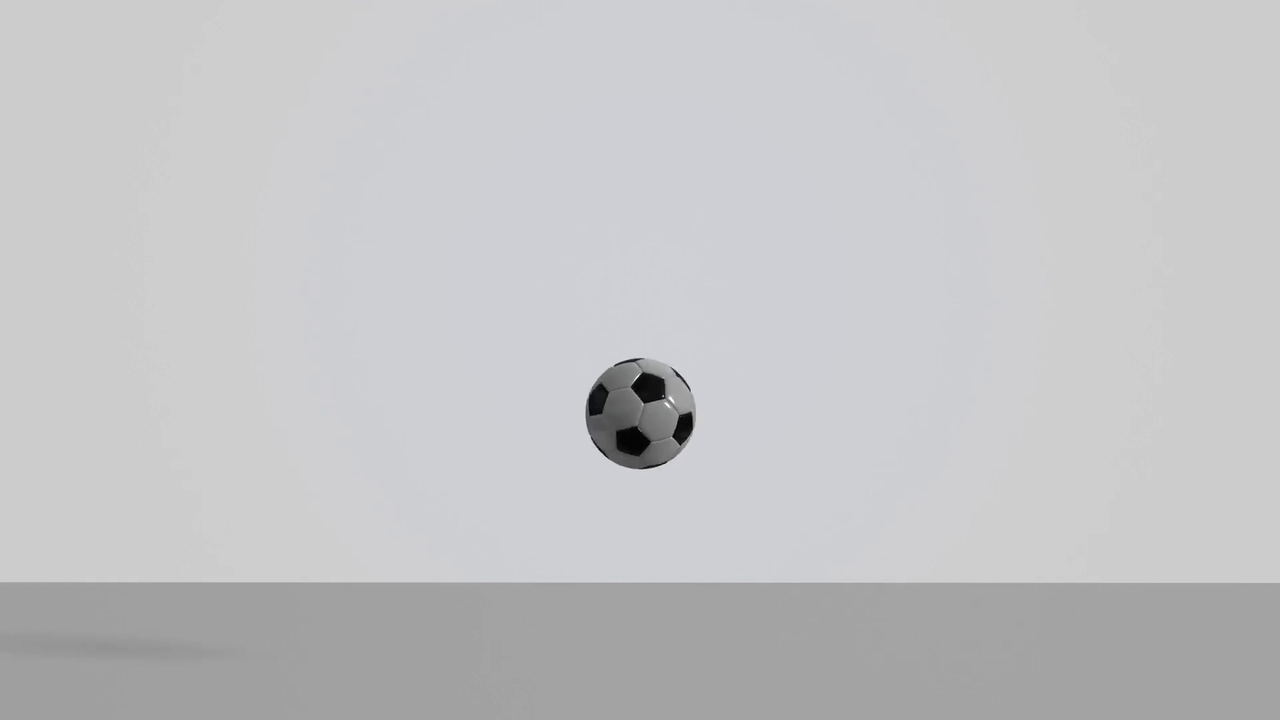
#> input picture frame 15 of selected_object_tracking/ball_1.mp4, 1280 x 720 px, given in place of car_-_2165 (Original).mp4, which was not available
$ python main.py
#> lines starting #> are read from the running program, lines starting #| are printed output that depends on the picture; after the words box and inside, x2 and y2 are one past the last pixel; in counts of white or black regions, pixels touching at a corner belong together; pictures that were not available may be replaced by others from this repository, and a replacement may not be noted
import cv2
import numpy as np

cap = cv2.VideoCapture("car_-_2165 (Original).mp4")
# cap = cv2.VideoCapture("roads_-_1952 (720p).mp4")

# Framedeki son karelerden hareketsiz alanları çıkartır
backgroundObject = cv2.createBackgroundSubtractorMOG2(history=2)
kernel = np.ones((3,3),np.uint8)
kernel2 = None


fourcc = cv2.VideoWriter_fourcc(*'MP4V')
out = cv2.VideoWriter('output.mp4', fourcc, 20.0, (1280, 720))

while True:
    ret, frame = cap.read()
#> frame is the input picture: shape (720, 1280, 3); mean B, G, R 197.8, 196.2, 195.9
    if not ret:
        break

    fgmask = backgroundObject.apply(frame)
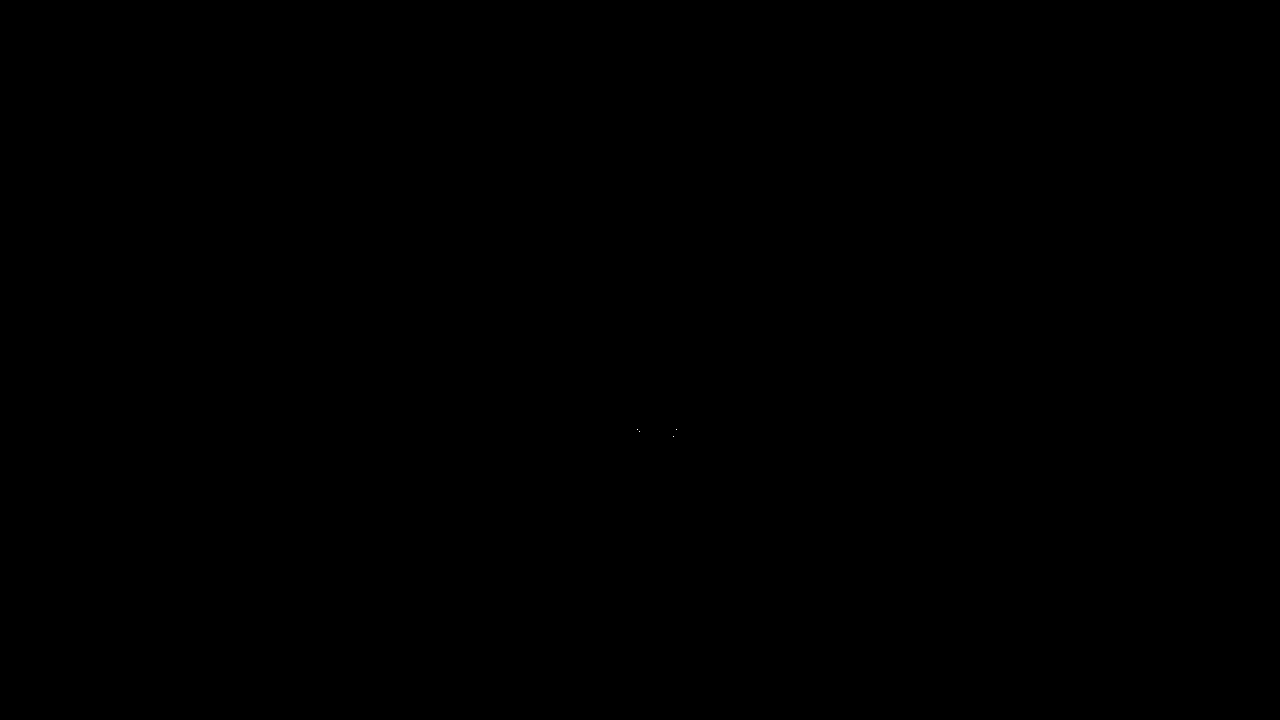
#> fgmask: shape (720, 1280); values 127 (black) and 255 (white), 0% white in thin lines or dots, all inside (x1, y1, x2, y2) = (637, 429, 677, 437)
    # cv2.imshow("fgmask", fgmask)
    _, fgmask = cv2.threshold(fgmask, 20, 255, cv2.THRESH_BINARY)
#> fgmask: shape (720, 1280); every value is 255
    fgmask = cv2.erode(fgmask, kernel, iterations=1)
    fgmask = cv2.dilate(fgmask,kernel2 , iterations=6)
    # cv2.imshow("fgmask_2", fgmask)


    # Konturlar tespit edilecek;
    countors, _ = cv2.findContours(fgmask, cv2.RETR_EXTERNAL, cv2.CHAIN_APPROX_SIMPLE)
#> countors = [[[0, 0], [0, 719], [1279, 719], [1279, 0]]]

    frameCopy = frame.copy()

    # İstenen kontür üstü var mı diye tespit edilecek
    for cnt in countors:
        # if cv2.contourArea(cnt) > 20000:
        if cv2.contourArea(cnt) > 5000:

            # Kontur çerçeve noktaları hesaplanacak;
            x , y, width , height = cv2.boundingRect(cnt)
            cv2.rectangle(frameCopy, (x,y), (x+width, y+ height) , (0,0,255), 2)
            cv2.putText(frameCopy, "Car detected", (x, y-10), cv2.FONT_HERSHEY_SIMPLEX, 1 , (0,255,0), 2, cv2.LINE_AA)
#> this loop made 1 pass
#> (cnt, x, y, width, height) on pass 1: ([[0, 0], [0, 719], [1279, 719], [1279, 0]], 0, 0, 1280, 720)
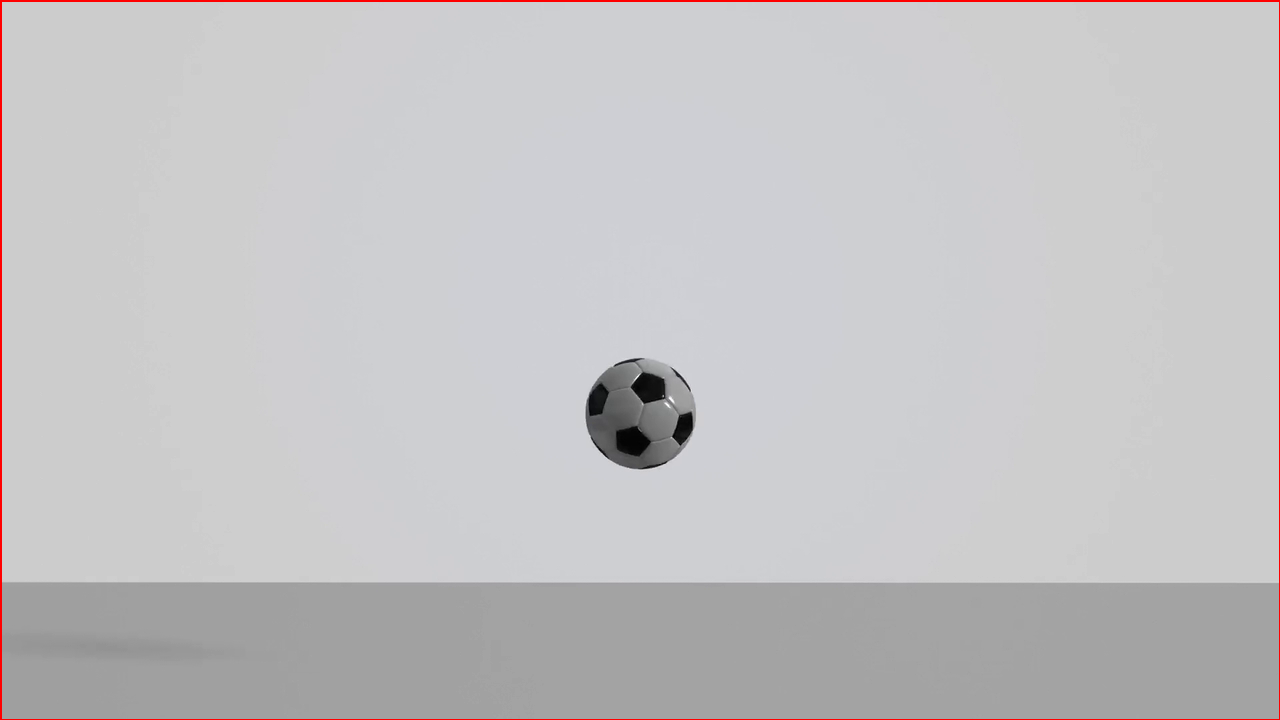
#> frameCopy: shape (720, 1280, 3); 0.65% of pixels changed, all inside (x1, y1, x2, y2) = (0, 0, 1280, 720)

    # frame'leri mask'larına göre and işlemine sokar.
    forground = cv2.bitwise_and(frame, frame, mask = fgmask)

    # Videolar yatay olarak aynı çerçeveye alınır
    stacked = np.hstack((frame, forground, frameCopy))
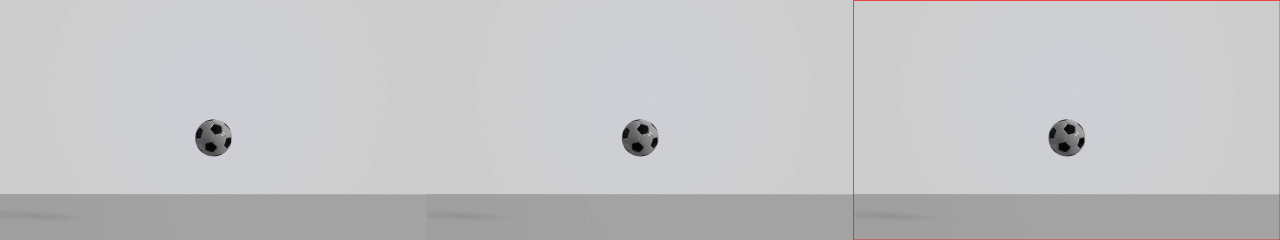
#> stacked: shape (720, 3840, 3) (shown at 1/3 size); mean B, G, R 197.4, 195.8, 196.1
    cv2.imshow("stacked", cv2.resize(stacked, None, fx=0.4, fy=0.4))
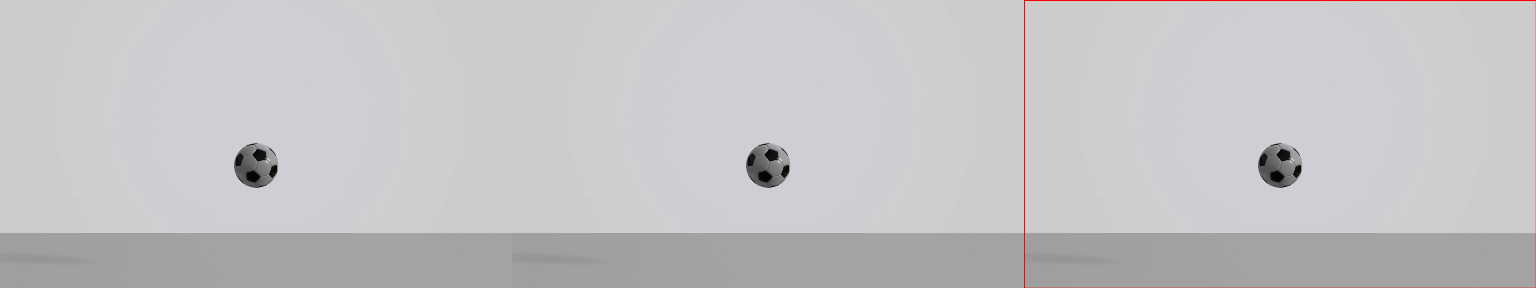
#> window 'stacked': shape (288, 1536, 3); mean B, G, R 197.3, 195.8, 196.1

    # cv2.imshow("forground", forground)
    # cv2.imshow("frameCopy", frameCopy)
    image = cv2.resize(frameCopy, (1280, 720))

    # cv2.imshow("img", image)
    out.write(image)

    if cv2.waitKey(1) == ord('q'):
#> (key q is pressed here)
        break


cap.release()
cv2.destroyAllWindows()

$ run again, starting later in the video
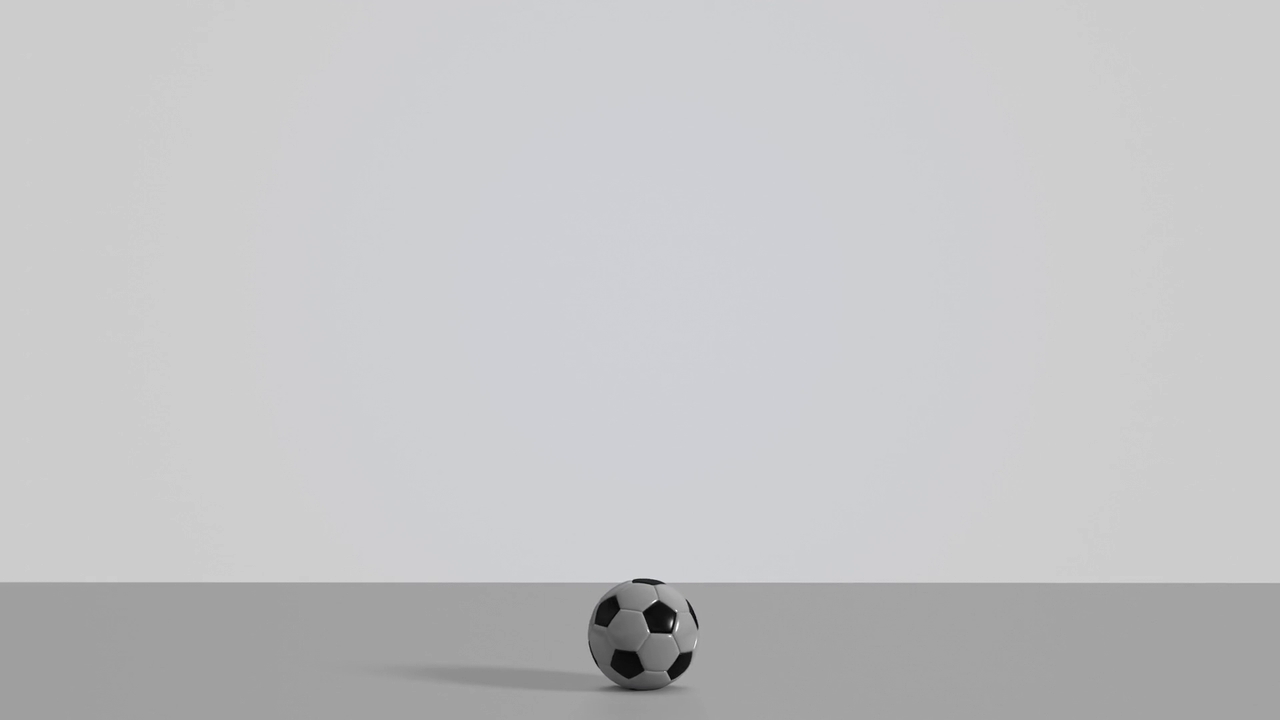
#> input picture frame 67 of selected_object_tracking/ball_1.mp4, 1280 x 720 px, given in place of car_-_2165 (Original).mp4, which was not available
#> frame is the input picture: shape (720, 1280, 3); mean B, G, R 198.3, 196.6, 196.4
#> countors = [[[0, 0], [0, 719], [1279, 719], [1279, 0]]]
#> the loop `for cnt in countors:` made 1 pass
#> (cnt, x, y, width, height) on pass 1: ([[0, 0], [0, 719], [1279, 719], [1279, 0]], 0, 0, 1280, 720)
#> after the loop `for cnt in countors:`:
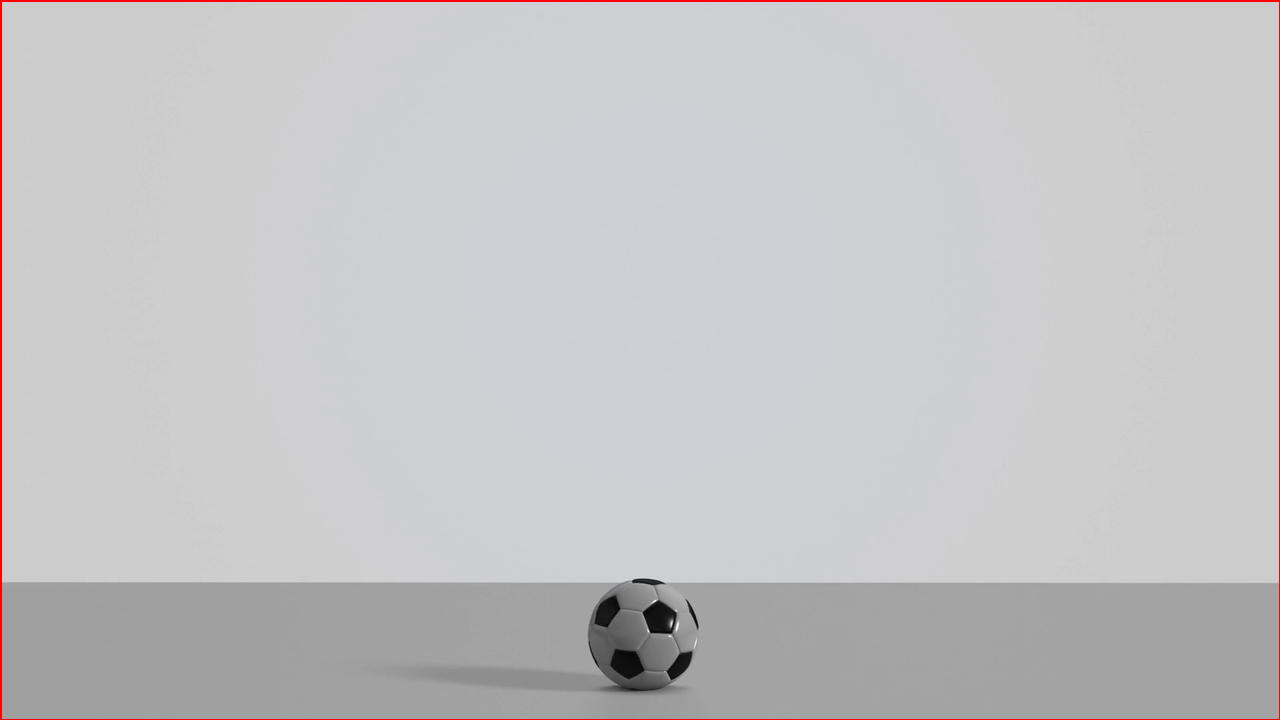
#> frameCopy: shape (720, 1280, 3); 0.65% of pixels changed, all inside (x1, y1, x2, y2) = (0, 0, 1280, 720)
#> `cv2.imshow("stacked", cv2.resize(stacked, None, fx=0.4, fy=0.4))`:
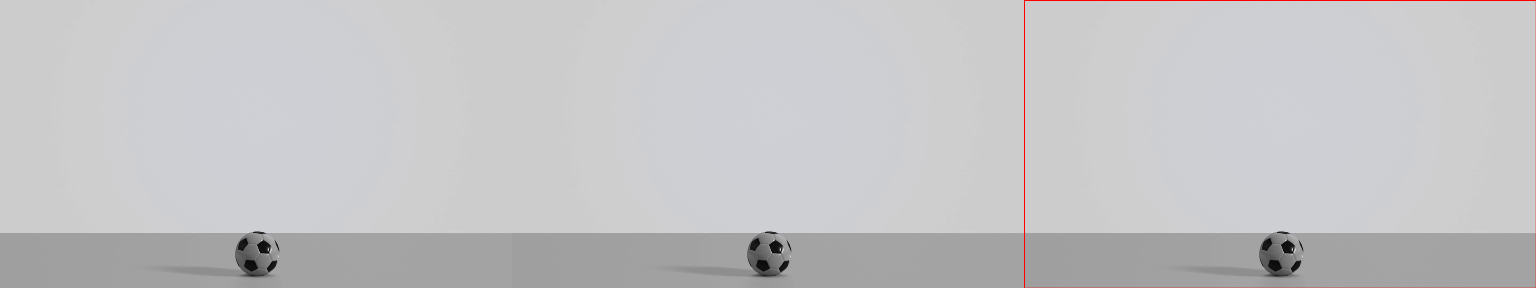
#> window 'stacked': shape (288, 1536, 3); mean B, G, R 197.8, 196.2, 196.5

$ run again, starting later in the video
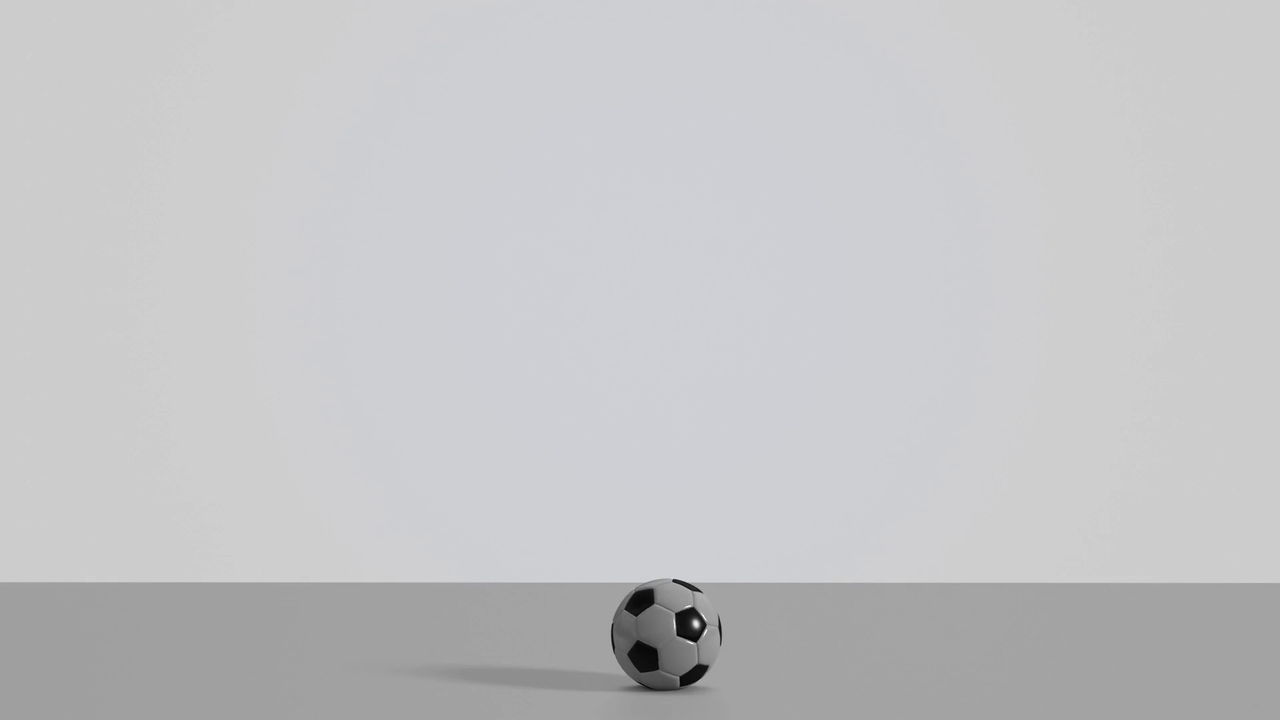
#> input picture frame 120 of selected_object_tracking/ball_1.mp4, 1280 x 720 px, given in place of car_-_2165 (Original).mp4, which was not available
#> frame is the input picture: shape (720, 1280, 3); mean B, G, R 198.2, 196.6, 196.3
#> countors = [[[0, 0], [0, 719], [1279, 719], [1279, 0]]]
#> the loop `for cnt in countors:` made 1 pass
#> (cnt, x, y, width, height) on pass 1: ([[0, 0], [0, 719], [1279, 719], [1279, 0]], 0, 0, 1280, 720)
#> after the loop `for cnt in countors:`:
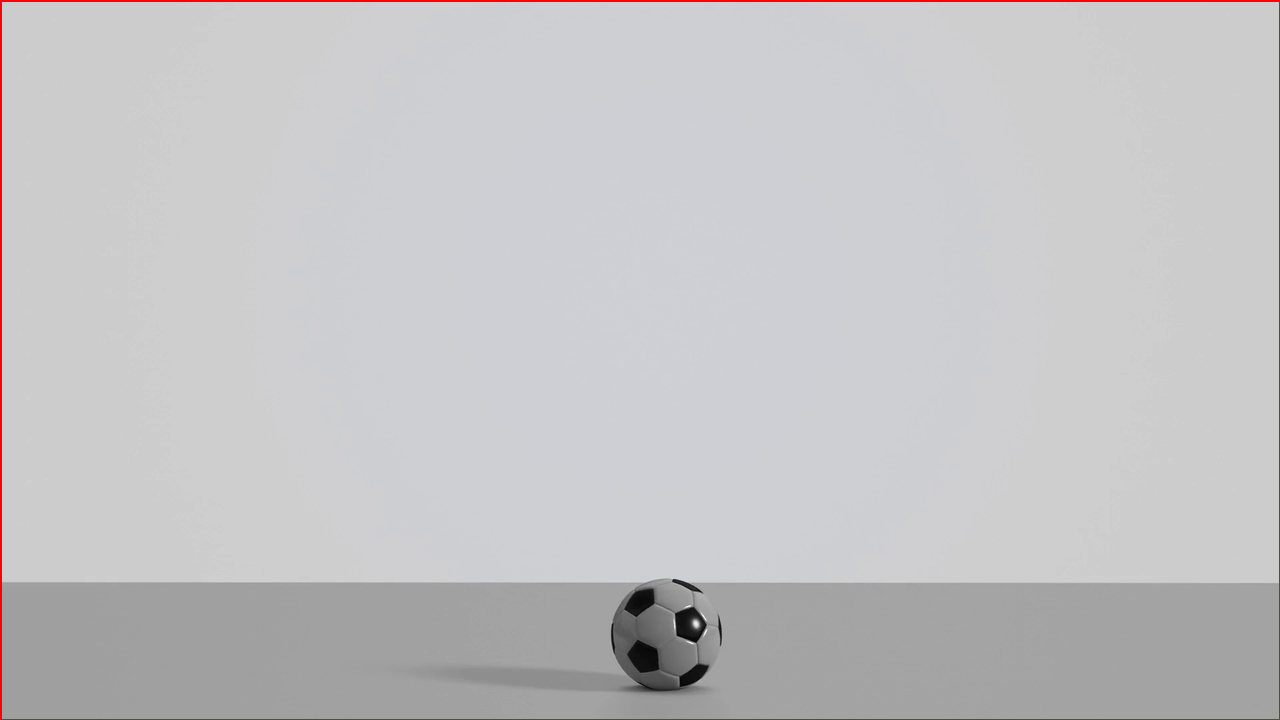
#> frameCopy: shape (720, 1280, 3); 0.65% of pixels changed, all inside (x1, y1, x2, y2) = (0, 0, 1280, 720)
#> `cv2.imshow("stacked", cv2.resize(stacked, None, fx=0.4, fy=0.4))`:
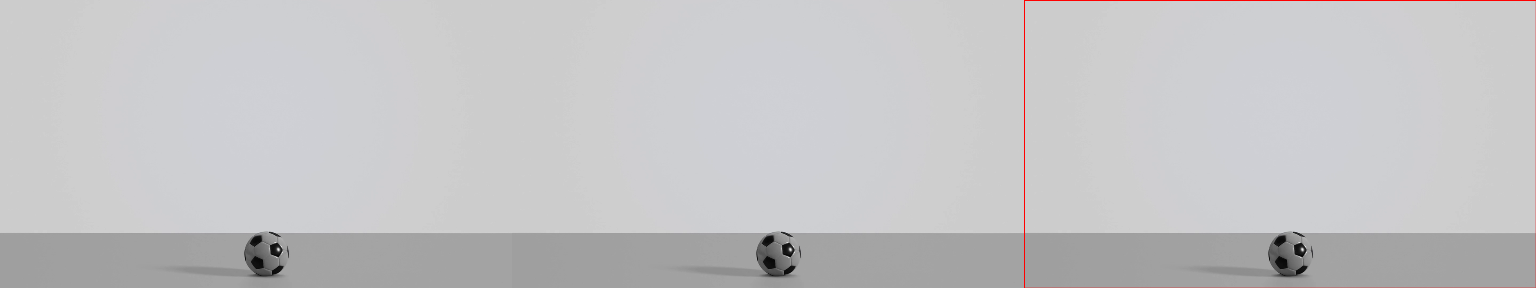
#> window 'stacked': shape (288, 1536, 3); mean B, G, R 197.8, 196.2, 196.5
